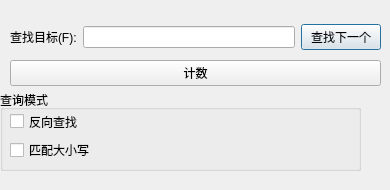
<?xml version="1.0" encoding="UTF-8"?>
<ui version="4.0">
 <class>Dialog</class>
 <widget class="QDialog" name="Dialog">
  <property name="geometry">
   <rect>
    <x>0</x>
    <y>0</y>
    <width>390</width>
    <height>190</height>
   </rect>
  </property>
  <property name="windowTitle">
   <string>Dialog</string>
  </property>
  <widget class="QWidget" name="verticalLayoutWidget_2">
   <property name="geometry">
    <rect>
     <x>10</x>
     <y>20</y>
     <width>371</width>
     <height>71</height>
    </rect>
   </property>
   <layout class="QVBoxLayout" name="verticalLayout">
    <item>
     <layout class="QHBoxLayout" name="horizontalLayout_2">
      <item alignment="Qt::AlignmentFlag::AlignLeft">
       <widget class="QLabel" name="label">
        <property name="text">
         <string>查找目标(F):</string>
        </property>
       </widget>
      </item>
      <item>
       <widget class="QLineEdit" name="lineEdit_FindTarget"/>
      </item>
      <item>
       <widget class="QPushButton" name="Button_next">
        <property name="text">
         <string>查找下一个</string>
        </property>
       </widget>
      </item>
     </layout>
    </item>
    <item>
     <layout class="QHBoxLayout" name="horizontalLayout_3">
      <item>
       <widget class="QPushButton" name="pushButton">
        <property name="minimumSize">
         <size>
          <width>100</width>
          <height>24</height>
         </size>
        </property>
        <property name="text">
         <string>计数</string>
        </property>
       </widget>
      </item>
     </layout>
    </item>
   </layout>
  </widget>
  <widget class="QGroupBox" name="groupBox">
   <property name="geometry">
    <rect>
     <x>0</x>
     <y>90</y>
     <width>361</width>
     <height>81</height>
    </rect>
   </property>
   <property name="title">
    <string>查询模式</string>
   </property>
   <widget class="QWidget" name="verticalLayoutWidget_3">
    <property name="geometry">
     <rect>
      <x>10</x>
      <y>20</y>
      <width>341</width>
      <height>51</height>
     </rect>
    </property>
    <layout class="QVBoxLayout" name="verticalLayout_2">
     <item>
      <widget class="QCheckBox" name="checkBox_ReverseSeek">
       <property name="text">
        <string>反向查找</string>
       </property>
      </widget>
     </item>
     <item>
      <widget class="QCheckBox" name="checkBox_Case">
       <property name="text">
        <string>匹配大小写</string>
       </property>
      </widget>
     </item>
    </layout>
   </widget>
  </widget>
 </widget>
 <resources/>
 <connections/>
</ui>
